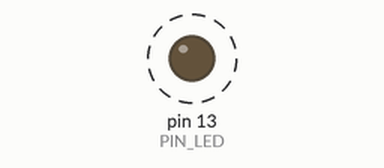
A sketch run on a simulated Arduino Uno, built with avr-gcc and run on an emulated ATmega328P. Shown: output pins drawn as LEDs (lit = HIGH). Dashed ring = blinking.

Above: at 0.5 s.
Timing chart, 0 to 4.6 s (numbered marks = the images above):
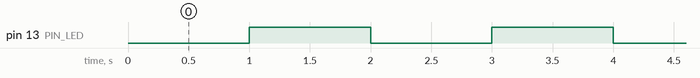

Measured:
- by itself, pin 13 (PIN_LED): alternates HIGH for 1.0 s and LOW for 1.0 s

The sketch:

04_example_3.ino
```cpp
#define PIN_LED 13
int count, toggle;

void setup() {
  pinMode(PIN_LED, OUTPUT);
}

void loop() {
  digitalWrite(PIN_LED, toggle);
  toggle = 1-toggle;
  delay(1000);
}
```
